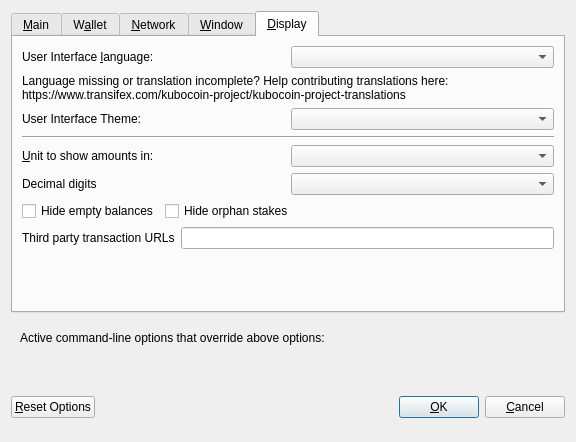
<?xml version="1.0" encoding="UTF-8"?>
<ui version="4.0">
 <class>OptionsDialog</class>
 <widget class="QDialog" name="OptionsDialog">
  <property name="geometry">
   <rect>
    <x>0</x>
    <y>0</y>
    <width>576</width>
    <height>442</height>
   </rect>
  </property>
  <property name="windowTitle">
   <string>Options</string>
  </property>
  <property name="modal">
   <bool>true</bool>
  </property>
  <layout class="QVBoxLayout" name="verticalLayout">
   <item>
    <widget class="QTabWidget" name="tabWidget">
     <property name="currentIndex">
      <number>4</number>
     </property>
     <widget class="QWidget" name="tabMain">
      <attribute name="title">
       <string>&amp;Main</string>
      </attribute>
      <layout class="QVBoxLayout" name="verticalLayout_Main">
       <item>
        <widget class="QCheckBox" name="bitcoinAtStartup">
         <property name="toolTip">
          <string>Automatically start KuboCoin after logging in to the system.</string>
         </property>
         <property name="text">
          <string>&amp;Start KuboCoin on system login</string>
         </property>
        </widget>
       </item>
       <item>
        <layout class="QHBoxLayout" name="horizontalLayout_2_Main">
         <item>
          <widget class="QLabel" name="databaseCacheLabel">
           <property name="text">
            <string>Size of &amp;database cache</string>
           </property>
           <property name="textFormat">
            <enum>Qt::PlainText</enum>
           </property>
           <property name="buddy">
            <cstring>databaseCache</cstring>
           </property>
          </widget>
         </item>
         <item>
          <widget class="QSpinBox" name="databaseCache"/>
         </item>
         <item>
          <widget class="QLabel" name="databaseCacheUnitLabel">
           <property name="text">
            <string>MB</string>
           </property>
           <property name="textFormat">
            <enum>Qt::PlainText</enum>
           </property>
          </widget>
         </item>
         <item>
          <spacer name="horizontalSpacer_2_Main">
           <property name="orientation">
            <enum>Qt::Horizontal</enum>
           </property>
           <property name="sizeHint" stdset="0">
            <size>
             <width>40</width>
             <height>20</height>
            </size>
           </property>
          </spacer>
         </item>
        </layout>
       </item>
       <item>
        <layout class="QHBoxLayout" name="horizontalLayout_3_Main">
         <item>
          <widget class="QLabel" name="threadsScriptVerifLabel">
           <property name="text">
            <string>Number of script &amp;verification threads</string>
           </property>
           <property name="textFormat">
            <enum>Qt::PlainText</enum>
           </property>
           <property name="buddy">
            <cstring>threadsScriptVerif</cstring>
           </property>
          </widget>
         </item>
         <item>
          <widget class="QSpinBox" name="threadsScriptVerif">
           <property name="toolTip">
            <string>(0 = auto, &lt;0 = leave that many cores free)</string>
           </property>
          </widget>
         </item>
         <item>
          <spacer name="horizontalSpacer_3_Main">
           <property name="orientation">
            <enum>Qt::Horizontal</enum>
           </property>
           <property name="sizeHint" stdset="0">
            <size>
             <width>40</width>
             <height>20</height>
            </size>
           </property>
          </spacer>
         </item>
        </layout>
       </item>
       <item>
        <spacer name="verticalSpacer_2">
         <property name="orientation">
          <enum>Qt::Vertical</enum>
         </property>
         <property name="sizeHint" stdset="0">
          <size>
           <width>20</width>
           <height>40</height>
          </size>
         </property>
        </spacer>
       </item>
       <item>
        <layout class="QHBoxLayout" name="horiz-autominting-layout">
         <item>
          <widget class="QCheckBox" name="checkBoxZeromintEnable">
           <property name="toolTip">
            <string>Enable automatic minting of KUBO units to zKUBO</string>
           </property>
           <property name="layoutDirection">
            <enum>Qt::LeftToRight</enum>
           </property>
           <property name="text">
            <string>Enable zkubo Automint</string>
           </property>
          </widget>
         </item>
         <item>
          <widget class="QCheckBox" name="checkBoxZeromintAddresses">
           <property name="toolTip">
            <string>Enable automatic zKUBO minting from specific addresses</string>
           </property>
           <property name="layoutDirection">
            <enum>Qt::LeftToRight</enum>
           </property>
           <property name="text">
            <string>Enable Automint Addresses</string>
           </property>
          </widget>
         </item>
        </layout>
       </item>
       <item>
        <layout class="QHBoxLayout" name="horizontalLayout_3">
         <item>
          <widget class="QLabel" name="percentage_label">
           <property name="toolTip">
            <string>Percentage of incoming KUBO which get automatically converted to zKUBO via Zerocoin Protocol (min: 10%)</string>
           </property>
           <property name="text">
            <string>Percentage of autominted zKUBO</string>
           </property>
          </widget>
         </item>
         <item>
          <widget class="QSpinBox" name="zeromintPercentage">
           <property name="minimum">
            <number>1</number>
           </property>
           <property name="maximum">
            <number>100</number>
           </property>
          </widget>
         </item>
        </layout>
       </item>
       <item>
        <layout class="QHBoxLayout" name="horizontalLayout" stretch="0,0">
         <property name="sizeConstraint">
          <enum>QLayout::SetFixedSize</enum>
         </property>
         <item>
          <widget class="QLabel" name="labelPreferredDenom">
           <property name="maximumSize">
            <size>
             <width>16777215</width>
             <height>16777215</height>
            </size>
           </property>
           <property name="toolTip">
            <string>Wait with automatic conversion to Zerocoin until enough KUBO for this denomination is available</string>
           </property>
           <property name="text">
            <string>Preferred Automint zKUBO Denomination</string>
           </property>
          </widget>
         </item>
         <item>
          <widget class="QComboBox" name="preferredDenom">
           <property name="maximumSize">
            <size>
             <width>16777215</width>
             <height>27</height>
            </size>
           </property>
           <property name="toolTip">
            <string>Wait with automatic conversion to Zerocoin until enough KUBO for this denomination is available</string>
           </property>
           <property name="maxVisibleItems">
            <number>9</number>
           </property>
           <property name="maxCount">
            <number>9</number>
           </property>
          </widget>
         </item>
        </layout>
       </item>
      </layout>
     </widget>
     <widget class="QWidget" name="tabWallet">
      <attribute name="title">
       <string>W&amp;allet</string>
      </attribute>
      <layout class="QVBoxLayout" name="verticalLayout_Wallet">
       <item>
        <layout class="QHBoxLayout" name="horizontalLayout_2_Wallet">
         <item>
          <widget class="QLabel" name="labelStakeSplitThresholdText">
           <property name="text">
            <string>Stake split threshold:</string>
           </property>
          </widget>
         </item>
         <item>
          <widget class="QSpinBox" name="spinBoxStakeSplitThreshold">
           <property name="minimum">
            <number>1</number>
           </property>
           <property name="maximum">
            <number>999999</number>
           </property>
          </widget>
         </item>
        </layout>
       </item>
       <item>
        <widget class="QGroupBox" name="groupBox">
         <property name="title">
          <string>Expert</string>
         </property>
         <layout class="QVBoxLayout" name="verticalLayout_2">
          <item>
           <widget class="QCheckBox" name="coinControlFeatures">
            <property name="toolTip">
             <string>Whether to show coin control features or not.</string>
            </property>
            <property name="text">
             <string>Enable coin &amp;control features</string>
            </property>
           </widget>
          </item>
          <item>
           <widget class="QCheckBox" name="showMasternodesTab">
            <property name="toolTip">
             <string>Show additional tab listing all your Dogenodes in first sub-tab&lt;br/&gt;and all masternodes on the network in second sub-tab.</string>
            </property>
            <property name="text">
             <string>Show Masternodes Tab</string>
            </property>
           </widget>
          </item>
          <item>
           <widget class="QCheckBox" name="spendZeroConfChange">
            <property name="toolTip">
             <string>If you disable the spending of unconfirmed change, the change from a transaction&lt;br/&gt;cannot be used until that transaction has at least one confirmation.&lt;br/&gt;This also affects how your balance is computed.</string>
            </property>
            <property name="text">
             <string>&amp;Spend unconfirmed change</string>
            </property>
           </widget>
          </item>
         </layout>
        </widget>
       </item>
       <item>
        <spacer name="verticalSpacer_Wallet">
         <property name="orientation">
          <enum>Qt::Vertical</enum>
         </property>
         <property name="sizeHint" stdset="0">
          <size>
           <width>20</width>
           <height>40</height>
          </size>
         </property>
        </spacer>
       </item>
      </layout>
     </widget>
     <widget class="QWidget" name="tabNetwork">
      <attribute name="title">
       <string>&amp;Network</string>
      </attribute>
      <layout class="QVBoxLayout" name="verticalLayout_Network">
       <item>
        <widget class="QCheckBox" name="mapPortUpnp">
         <property name="toolTip">
          <string>Automatically open the KuboCoin client port on the router. This only works when your router supports UPnP and it is enabled.</string>
         </property>
         <property name="text">
          <string>Map port using &amp;UPnP</string>
         </property>
        </widget>
       </item>
       <item>
        <widget class="QCheckBox" name="allowIncoming">
         <property name="toolTip">
          <string>Accept connections from outside</string>
         </property>
         <property name="text">
          <string>Allow incoming connections</string>
         </property>
        </widget>
       </item>
       <item>
        <widget class="QCheckBox" name="connectSocks">
         <property name="toolTip">
          <string>Connect to the KuboCoin network through a SOCKS5 proxy.</string>
         </property>
         <property name="text">
          <string>&amp;Connect through SOCKS5 proxy (default proxy):</string>
         </property>
        </widget>
       </item>
       <item>
        <layout class="QHBoxLayout" name="horizontalLayout_1_Network">
         <item>
          <widget class="QLabel" name="proxyIpLabel">
           <property name="text">
            <string>Proxy &amp;IP:</string>
           </property>
           <property name="textFormat">
            <enum>Qt::PlainText</enum>
           </property>
           <property name="buddy">
            <cstring>proxyIp</cstring>
           </property>
          </widget>
         </item>
         <item>
          <widget class="QValidatedLineEdit" name="proxyIp">
           <property name="minimumSize">
            <size>
             <width>140</width>
             <height>0</height>
            </size>
           </property>
           <property name="maximumSize">
            <size>
             <width>140</width>
             <height>16777215</height>
            </size>
           </property>
           <property name="toolTip">
            <string>IP address of the proxy (e.g. IPv4: 127.0.0.1 / IPv6: ::1)</string>
           </property>
          </widget>
         </item>
         <item>
          <widget class="QLabel" name="proxyPortLabel">
           <property name="text">
            <string>&amp;Port:</string>
           </property>
           <property name="textFormat">
            <enum>Qt::PlainText</enum>
           </property>
           <property name="buddy">
            <cstring>proxyPort</cstring>
           </property>
          </widget>
         </item>
         <item>
          <widget class="QLineEdit" name="proxyPort">
           <property name="minimumSize">
            <size>
             <width>55</width>
             <height>0</height>
            </size>
           </property>
           <property name="maximumSize">
            <size>
             <width>55</width>
             <height>16777215</height>
            </size>
           </property>
           <property name="toolTip">
            <string>Port of the proxy (e.g. 9050)</string>
           </property>
          </widget>
         </item>
         <item>
          <spacer name="horizontalSpacer_1_Network">
           <property name="orientation">
            <enum>Qt::Horizontal</enum>
           </property>
           <property name="sizeHint" stdset="0">
            <size>
             <width>40</width>
             <height>20</height>
            </size>
           </property>
          </spacer>
         </item>
        </layout>
       </item>
       <item>
        <spacer name="verticalSpacer_Network">
         <property name="orientation">
          <enum>Qt::Vertical</enum>
         </property>
         <property name="sizeHint" stdset="0">
          <size>
           <width>20</width>
           <height>40</height>
          </size>
         </property>
        </spacer>
       </item>
      </layout>
     </widget>
     <widget class="QWidget" name="tabWindow">
      <attribute name="title">
       <string>&amp;Window</string>
      </attribute>
      <layout class="QVBoxLayout" name="verticalLayout_Window">
       <item>
        <widget class="QCheckBox" name="minimizeToTray">
         <property name="toolTip">
          <string>Show only a tray icon after minimizing the window.</string>
         </property>
         <property name="text">
          <string>&amp;Minimize to the tray instead of the taskbar</string>
         </property>
        </widget>
       </item>
       <item>
        <widget class="QCheckBox" name="minimizeOnClose">
         <property name="toolTip">
          <string>Minimize instead of exit the application when the window is closed. When this option is enabled, the application will be closed only after selecting Quit in the menu.</string>
         </property>
         <property name="text">
          <string>M&amp;inimize on close</string>
         </property>
        </widget>
       </item>
       <item>
        <spacer name="verticalSpacer_Window">
         <property name="orientation">
          <enum>Qt::Vertical</enum>
         </property>
         <property name="sizeHint" stdset="0">
          <size>
           <width>20</width>
           <height>40</height>
          </size>
         </property>
        </spacer>
       </item>
      </layout>
     </widget>
     <widget class="QWidget" name="tabDisplay">
      <attribute name="title">
       <string>&amp;Display</string>
      </attribute>
      <layout class="QVBoxLayout" name="verticalLayout_Display">
       <item>
        <layout class="QHBoxLayout" name="horizontalLayout_1_Display">
         <item>
          <widget class="QLabel" name="langLabel">
           <property name="text">
            <string>User Interface &amp;language:</string>
           </property>
           <property name="textFormat">
            <enum>Qt::PlainText</enum>
           </property>
           <property name="buddy">
            <cstring>lang</cstring>
           </property>
          </widget>
         </item>
         <item>
          <widget class="QValueComboBox" name="lang">
           <property name="toolTip">
            <string>The user interface language can be set here. This setting will take effect after restarting kubocoin.</string>
           </property>
          </widget>
         </item>
        </layout>
       </item>
       <item>
        <widget class="QLabel" name="label_3">
         <property name="toolTip">
          <string notr="true"/>
         </property>
         <property name="statusTip">
          <string notr="true"/>
         </property>
         <property name="whatsThis">
          <string notr="true"/>
         </property>
         <property name="accessibleName">
          <string notr="true"/>
         </property>
         <property name="text">
          <string>Language missing or translation incomplete? Help contributing translations here:
https://www.transifex.com/kubocoin-project/kubocoin-project-translations</string>
         </property>
         <property name="wordWrap">
          <bool>true</bool>
         </property>
         <property name="openExternalLinks">
          <bool>true</bool>
         </property>
         <property name="textInteractionFlags">
          <set>Qt::TextBrowserInteraction</set>
         </property>
        </widget>
       </item>
       <item>
        <layout class="QHBoxLayout" name="horizontalLayout_2_Display" stretch="0,0">
         <item>
          <widget class="QLabel" name="themeLabel">
           <property name="text">
            <string>User Interface Theme:</string>
           </property>
          </widget>
         </item>
         <item>
          <widget class="QValueComboBox" name="theme"/>
         </item>
        </layout>
       </item>
       <item>
        <widget class="Line" name="line">
         <property name="orientation">
          <enum>Qt::Horizontal</enum>
         </property>
        </widget>
       </item>
       <item>
        <layout class="QHBoxLayout" name="horizontalLayout_3_Display">
         <item>
          <widget class="QLabel" name="unitLabel">
           <property name="text">
            <string>&amp;Unit to show amounts in:</string>
           </property>
           <property name="textFormat">
            <enum>Qt::PlainText</enum>
           </property>
           <property name="buddy">
            <cstring>unit</cstring>
           </property>
          </widget>
         </item>
         <item>
          <widget class="QValueComboBox" name="unit">
           <property name="toolTip">
            <string>Choose the default subdivision unit to show in the interface and when sending coins.</string>
           </property>
          </widget>
         </item>
        </layout>
       </item>
       <item>
        <layout class="QHBoxLayout" name="horizontalLayout_4_Display">
         <item>
          <widget class="QLabel" name="digitsLabel">
           <property name="text">
            <string>Decimal digits</string>
           </property>
          </widget>
         </item>
         <item>
          <widget class="QValueComboBox" name="digits"/>
         </item>
        </layout>
       </item>
       <item>
        <layout class="QHBoxLayout" name="horizontalLayout_5_Display">
         <item>
          <widget class="QCheckBox" name="checkBoxHideZeroBalances">
           <property name="toolTip">
            <string>Hide empty balances</string>
           </property>
           <property name="layoutDirection">
            <enum>Qt::LeftToRight</enum>
           </property>
           <property name="text">
            <string>Hide empty balances</string>
           </property>
          </widget>
         </item>
         <item>
          <widget class="QCheckBox" name="checkBoxHideOrphans">
           <property name="toolTip">
            <string>Hide orphan stakes in transaction lists</string>
           </property>
           <property name="text">
            <string>Hide orphan stakes</string>
           </property>
          </widget>
         </item>
         <item>
          <spacer name="horizontalSpacer">
           <property name="orientation">
            <enum>Qt::Horizontal</enum>
           </property>
           <property name="sizeHint" stdset="0">
            <size>
             <width>40</width>
             <height>20</height>
            </size>
           </property>
          </spacer>
         </item>
        </layout>
       </item>
       <item>
        <layout class="QHBoxLayout" name="horizontalLayout_6_Display">
         <item>
          <widget class="QLabel" name="thirdPartyTxUrlsLabel">
           <property name="toolTip">
            <string>Third party URLs (e.g. a block explorer) that appear in the transactions tab as context menu items. %s in the URL is replaced by transaction hash. Multiple URLs are separated by vertical bar |.</string>
           </property>
           <property name="text">
            <string>Third party transaction URLs</string>
           </property>
           <property name="buddy">
            <cstring>thirdPartyTxUrls</cstring>
           </property>
          </widget>
         </item>
         <item>
          <widget class="QLineEdit" name="thirdPartyTxUrls">
           <property name="toolTip">
            <string>Third party URLs (e.g. a block explorer) that appear in the transactions tab as context menu items. %s in the URL is replaced by transaction hash. Multiple URLs are separated by vertical bar |.</string>
           </property>
          </widget>
         </item>
        </layout>
       </item>
       <item>
        <spacer name="verticalSpacer">
         <property name="orientation">
          <enum>Qt::Vertical</enum>
         </property>
         <property name="sizeHint" stdset="0">
          <size>
           <width>20</width>
           <height>40</height>
          </size>
         </property>
        </spacer>
       </item>
      </layout>
     </widget>
    </widget>
   </item>
   <item>
    <widget class="QFrame" name="frame">
     <layout class="QVBoxLayout" name="verticalLayout_Bottom">
      <item>
       <layout class="QHBoxLayout" name="horizontalLayout_Bottom">
        <item>
         <widget class="QLabel" name="overriddenByCommandLineInfoLabel">
          <property name="text">
           <string>Active command-line options that override above options:</string>
          </property>
          <property name="textFormat">
           <enum>Qt::PlainText</enum>
          </property>
         </widget>
        </item>
        <item>
         <spacer name="horizontalSpacer_Bottom">
          <property name="orientation">
           <enum>Qt::Horizontal</enum>
          </property>
          <property name="sizeHint" stdset="0">
           <size>
            <width>40</width>
            <height>20</height>
           </size>
          </property>
         </spacer>
        </item>
       </layout>
      </item>
      <item>
       <widget class="QLabel" name="overriddenByCommandLineLabel">
        <property name="text">
         <string/>
        </property>
        <property name="textFormat">
         <enum>Qt::PlainText</enum>
        </property>
        <property name="wordWrap">
         <bool>true</bool>
        </property>
       </widget>
      </item>
     </layout>
    </widget>
   </item>
   <item>
    <layout class="QHBoxLayout" name="horizontalLayout_Buttons">
     <item>
      <widget class="QPushButton" name="resetButton">
       <property name="toolTip">
        <string>Reset all client options to default.</string>
       </property>
       <property name="text">
        <string>&amp;Reset Options</string>
       </property>
       <property name="autoDefault">
        <bool>false</bool>
       </property>
      </widget>
     </item>
     <item>
      <spacer name="horizontalSpacer_1">
       <property name="orientation">
        <enum>Qt::Horizontal</enum>
       </property>
       <property name="sizeHint" stdset="0">
        <size>
         <width>40</width>
         <height>48</height>
        </size>
       </property>
      </spacer>
     </item>
     <item>
      <widget class="QLabel" name="statusLabel">
       <property name="minimumSize">
        <size>
         <width>200</width>
         <height>0</height>
        </size>
       </property>
       <property name="font">
        <font>
         <weight>75</weight>
         <bold>true</bold>
        </font>
       </property>
       <property name="text">
        <string/>
       </property>
       <property name="textFormat">
        <enum>Qt::PlainText</enum>
       </property>
       <property name="wordWrap">
        <bool>true</bool>
       </property>
      </widget>
     </item>
     <item>
      <spacer name="horizontalSpacer_2">
       <property name="orientation">
        <enum>Qt::Horizontal</enum>
       </property>
       <property name="sizeHint" stdset="0">
        <size>
         <width>40</width>
         <height>48</height>
        </size>
       </property>
      </spacer>
     </item>
     <item>
      <widget class="QPushButton" name="okButton">
       <property name="text">
        <string>&amp;OK</string>
       </property>
       <property name="autoDefault">
        <bool>false</bool>
       </property>
       <property name="default">
        <bool>true</bool>
       </property>
      </widget>
     </item>
     <item>
      <widget class="QPushButton" name="cancelButton">
       <property name="text">
        <string>&amp;Cancel</string>
       </property>
       <property name="autoDefault">
        <bool>false</bool>
       </property>
      </widget>
     </item>
    </layout>
   </item>
  </layout>
 </widget>
 <customwidgets>
  <customwidget>
   <class>QValidatedLineEdit</class>
   <extends>QLineEdit</extends>
   <header>qvalidatedlineedit.h</header>
  </customwidget>
  <customwidget>
   <class>QValueComboBox</class>
   <extends>QComboBox</extends>
   <header>qvaluecombobox.h</header>
  </customwidget>
 </customwidgets>
 <resources/>
 <connections/>
</ui>
